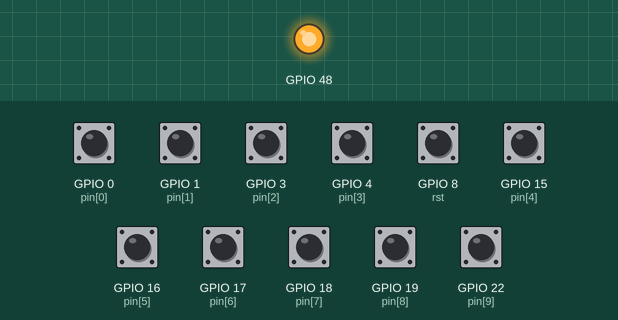
The sketch below on a simulated ESP32-S3. On the bench: output pins drawn as LEDs (lit = HIGH). Dashed ring = blinking. The test bench sets the inputs (shaded band); at power-on: GPIO 0 (pin[0]), GPIO 1 (pin[1]), GPIO 3 (pin[2]), GPIO 4 (pin[3]), GPIO 8 (rst), GPIO 15 (pin[4]), GPIO 16 (pin[5]), GPIO 17 (pin[6]), GPIO 18 (pin[7]), GPIO 19 (pin[8]), GPIO 22 (pin[9]) HIGH. MIDI output is not drawn.

Above: at 4.7 s.
4.8 s: GPIO 8 (rst) pulled LOW for 0.15 s
At 6.48 s:
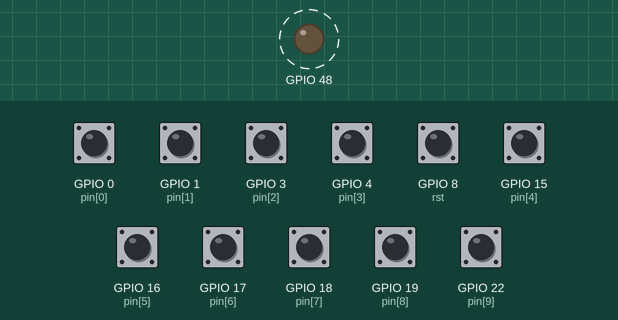
7.9 s: GPIO 8 (rst) pulled LOW for 1 s
At 11.8 s:
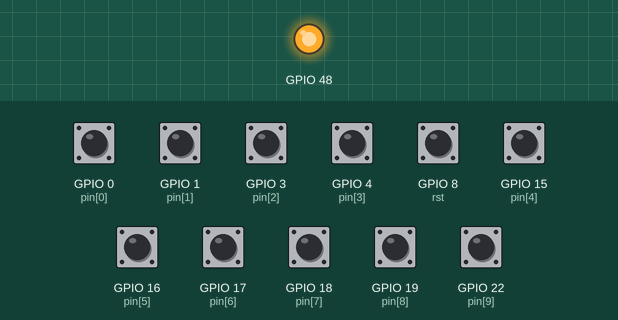
Timing chart, 0 to 13.3 s (numbered marks = the images above; inputs shaded):
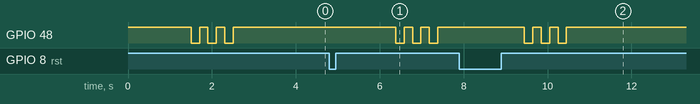

The sketch:

touch_serial_CC111-120CH3.ino
```cpp
#include <Bounce.h>
#include <MIDI.h>
MIDI_CREATE_INSTANCE(HardwareSerial, Serial2, MIDI);

int pin[10] = {0, 1, 3, 4, 15, 16, 17, 18, 19, 22};
int touch[10] = {0};
int lastTouch[10] = {0};
int calib[10] = {0};
int midiCC[10] = {0};
int lastmidiCC[10] = {0};
Bounce rst = Bounce(8, 10);

unsigned long previousMillis = 0;
const long interval = 40;

void setup() {
  //Serial.begin(9600);
  Serial2.begin(31250);
  MIDI.begin();
  pinMode(8, INPUT_PULLUP);
  pinMode(LED_BUILTIN, OUTPUT);
  digitalWrite(LED_BUILTIN, HIGH);
  for (int i = 0; i < 10; i++) {
    pinMode(pin[i], INPUT);
  }
  //Serial.println("Calibration...");
  calibration();
 delay(500);
  MIDI.sendControlChange(111, 0, 3);
  for (int i = 0; i < 10; i++) {
         MIDI.sendControlChange(111 + i, midiCC[i], 3); //channel3 // CC 111 à 120
         delay(55);
         }
}

void loop() {
  unsigned long currentMillis = millis();

  if (currentMillis - previousMillis >= interval) {
    previousMillis = currentMillis;
    rst.update();
    for (int i = 0; i < 10; i++) {
      touch[i] = touchRead(pin[i]);
      touch[i] = touch[i] * 0.9 + lastTouch[i] * 0.1;
      lastTouch[i] = touch[i];
    }
    for (int i = 0; i < 10; i++) {
      midiCC[i] = (touch[i] - 1.1 * calib[i]) * 512 / calib[i];
      midiCC[i] = constrain( midiCC[i], 0, 127);
      if(midiCC[i]!=lastmidiCC[i]){
         MIDI.sendControlChange(111 + i, midiCC[i], 3); //channel3 // CC 111 à 120
         }
     lastmidiCC[i] = midiCC[i];
      //Serial.print(midiCC[i]);
      //Serial.print("\t");
    }
    //Serial.println();

    if (rst.fallingEdge()) {
      //Serial.println("Calibration...");
      calibration();

      //delay(5000);
    }
  }

  if (Serial2.available() >= 3) {
    byte type_channel = Serial2.read();
    if (type_channel >= 127) {
      int numero = Serial2.read();
      int velocite = Serial2.read();
      int Type = type_channel >> 4;
      int channel = type_channel & B00001111 ;
      channel = channel + 1;
      //Serial.println(String("Type: ") + Type + ", Channel = " + channel + ", Numero = " + numero + ", Vélocité = " + velocite);
      if (Type == 11) { // Control Change
        MIDI.sendControlChange(numero, velocite, channel);
      }
      if (Type == 9) { // Note On
        MIDI.sendNoteOn(numero, velocite, channel);
      }
      if (Type == 8) { // Note Off
        MIDI.sendNoteOff(numero, velocite, channel);
      }
    }
  }
}

void calibration() {
  delay(500);
  for (int i = 0; i < 100; i++) {
    for (int j = 0; j < 10; j++) {
      calib[j] = calib[j] + touchRead(pin[j]);
    }
    delay(10);
  }
  for (int i = 0; i < 10; i++) {
    calib[i] = calib[i] / 100;
  }
   digitalWrite(LED_BUILTIN, LOW);
  delay(200);
  digitalWrite(LED_BUILTIN, HIGH);
  delay(200);
  digitalWrite(LED_BUILTIN, LOW);
  delay(200);
  digitalWrite(LED_BUILTIN, HIGH);
  delay(200);
  digitalWrite(LED_BUILTIN, LOW);
  delay(200);
  digitalWrite(LED_BUILTIN, HIGH);
}
```

Measured:
- after the input at 4.8 s, GPIO 48: alternates HIGH for 0.20 s and LOW for 0.20 s, starting after 1.6 s
- after the input at 7.9 s, GPIO 48: alternates HIGH for 0.20 s and LOW for 0.20 s, 6 changes in all, then stays HIGH, starting after 1.5 s
